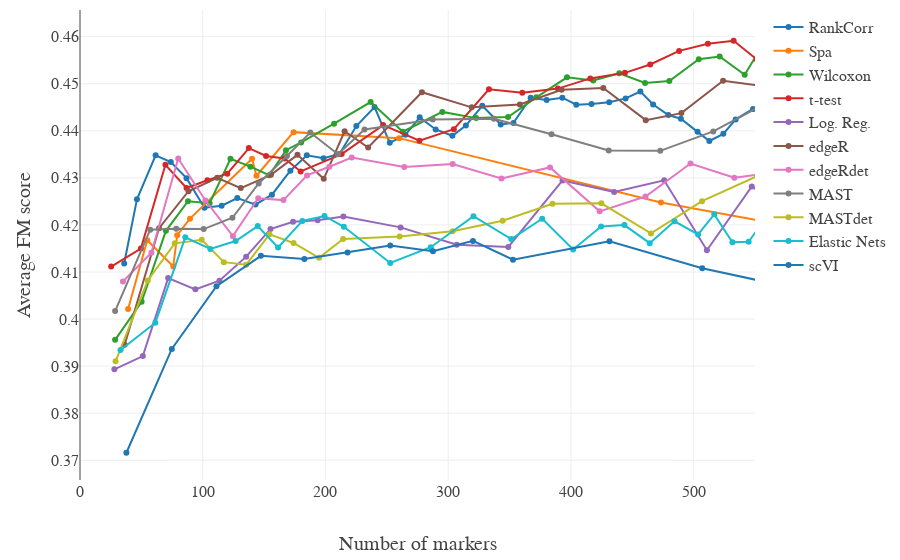

This figure's notebook cell:
### Code cell
scores = ['ari', 'ami', 'fms']
score = scores[2]

if score is 'ari':
    traces = paulARI
elif score is 'ami':
    traces = paulAMI
elif score is 'fms':
    traces = paulFMS
else:
    print("Warning: Invalid score selected.  Printing all scores.")
    traces = paulAMI + paulFMS + paulARI

iplot({'data': traces, 'layout': layout})
